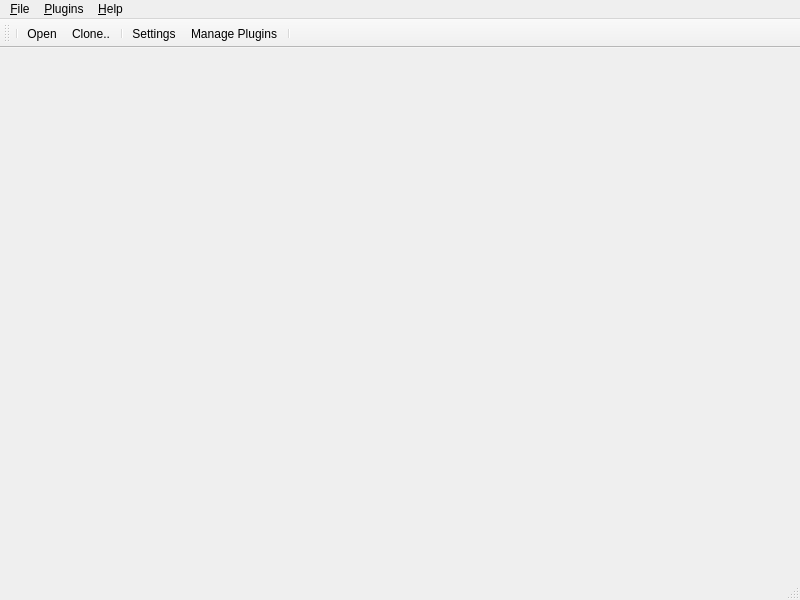
<?xml version="1.0" encoding="UTF-8"?>
<ui version="4.0">
 <class>MainWindow</class>
 <widget class="QMainWindow" name="MainWindow">
  <property name="geometry">
   <rect>
    <x>0</x>
    <y>0</y>
    <width>800</width>
    <height>600</height>
   </rect>
  </property>
  <property name="windowTitle">
   <string>MainWindow</string>
  </property>
  <property name="documentMode">
   <bool>true</bool>
  </property>
  <property name="dockNestingEnabled">
   <bool>true</bool>
  </property>
  <property name="unifiedTitleAndToolBarOnMac">
   <bool>true</bool>
  </property>
  <widget class="QWidget" name="centralwidget">
   <layout class="QGridLayout" name="centrallayout">
    <property name="leftMargin">
     <number>0</number>
    </property>
    <property name="topMargin">
     <number>0</number>
    </property>
    <property name="rightMargin">
     <number>0</number>
    </property>
    <property name="bottomMargin">
     <number>0</number>
    </property>
    <property name="spacing">
     <number>0</number>
    </property>
    <item row="0" column="0">
     <widget class="QTabWidget" name="panelwidget">
      <property name="tabShape">
       <enum>QTabWidget::Rounded</enum>
      </property>
      <property name="elideMode">
       <enum>Qt::ElideNone</enum>
      </property>
      <property name="documentMode">
       <bool>true</bool>
      </property>
      <property name="tabsClosable">
       <bool>true</bool>
      </property>
      <property name="movable">
       <bool>true</bool>
      </property>
     </widget>
    </item>
   </layout>
  </widget>
  <widget class="QMenuBar" name="menubar">
   <property name="geometry">
    <rect>
     <x>0</x>
     <y>0</y>
     <width>800</width>
     <height>25</height>
    </rect>
   </property>
   <widget class="QMenu" name="menu_File">
    <property name="title">
     <string>&amp;File</string>
    </property>
    <addaction name="separator"/>
    <addaction name="action_Open"/>
    <addaction name="action_Clone"/>
    <addaction name="separator"/>
    <addaction name="action_Settings"/>
    <addaction name="separator"/>
    <addaction name="action_Quit"/>
   </widget>
   <widget class="QMenu" name="menu_Help">
    <property name="title">
     <string>&amp;Help</string>
    </property>
    <addaction name="action_About"/>
   </widget>
   <widget class="QMenu" name="menu_Plugins">
    <property name="title">
     <string>&amp;Plugins</string>
    </property>
    <addaction name="action_Manage_Plugins"/>
   </widget>
   <addaction name="menu_File"/>
   <addaction name="menu_Plugins"/>
   <addaction name="menu_Help"/>
  </widget>
  <widget class="QStatusBar" name="statusbar"/>
  <widget class="QToolBar" name="toolBar">
   <property name="sizePolicy">
    <sizepolicy hsizetype="Preferred" vsizetype="Fixed">
     <horstretch>0</horstretch>
     <verstretch>0</verstretch>
    </sizepolicy>
   </property>
   <property name="windowTitle">
    <string>MEG Toolbar</string>
   </property>
   <property name="iconSize">
    <size>
     <width>20</width>
     <height>20</height>
    </size>
   </property>
   <property name="toolButtonStyle">
    <enum>Qt::ToolButtonTextBesideIcon</enum>
   </property>
   <property name="floatable">
    <bool>false</bool>
   </property>
   <attribute name="toolBarArea">
    <enum>TopToolBarArea</enum>
   </attribute>
   <attribute name="toolBarBreak">
    <bool>false</bool>
   </attribute>
   <addaction name="separator"/>
   <addaction name="action_Open"/>
   <addaction name="action_Clone"/>
   <addaction name="separator"/>
   <addaction name="action_Settings"/>
   <addaction name="action_Manage_Plugins"/>
   <addaction name="separator"/>
  </widget>
  <action name="action_Open">
   <property name="icon">
    <iconset>
     <normaloff>images/folder-open.svg</normaloff>images/folder-open.svg</iconset>
   </property>
   <property name="text">
    <string>&amp;Open...</string>
   </property>
   <property name="shortcut">
    <string>Ctrl+O</string>
   </property>
  </action>
  <action name="action_Quit">
   <property name="text">
    <string>&amp;Quit</string>
   </property>
   <property name="shortcut">
    <string>Ctrl+Q</string>
   </property>
  </action>
  <action name="action_Clone">
   <property name="icon">
    <iconset>
     <normaloff>images/clone.svg</normaloff>images/clone.svg</iconset>
   </property>
   <property name="text">
    <string>C&amp;lone..</string>
   </property>
   <property name="shortcut">
    <string>Ctrl+L</string>
   </property>
  </action>
  <action name="action_About">
   <property name="icon">
    <iconset>
     <normaloff>images/git.svg</normaloff>images/git.svg</iconset>
   </property>
   <property name="text">
    <string>&amp;About</string>
   </property>
   <property name="shortcut">
    <string>Ctrl+A</string>
   </property>
  </action>
  <action name="action_Manage_Plugins">
   <property name="icon">
    <iconset>
     <normaloff>images/plugins.svg</normaloff>images/plugins.svg</iconset>
   </property>
   <property name="text">
    <string>&amp;Manage Plugins...</string>
   </property>
   <property name="shortcut">
    <string>Ctrl+P</string>
   </property>
  </action>
  <action name="action_Settings">
   <property name="icon">
    <iconset>
     <normaloff>images/settings.svg</normaloff>images/settings.svg</iconset>
   </property>
   <property name="text">
    <string>&amp;Settings</string>
   </property>
   <property name="toolTip">
    <string>Settings</string>
   </property>
   <property name="shortcut">
    <string>Ctrl+S</string>
   </property>
  </action>
 </widget>
 <resources/>
 <connections/>
</ui>
